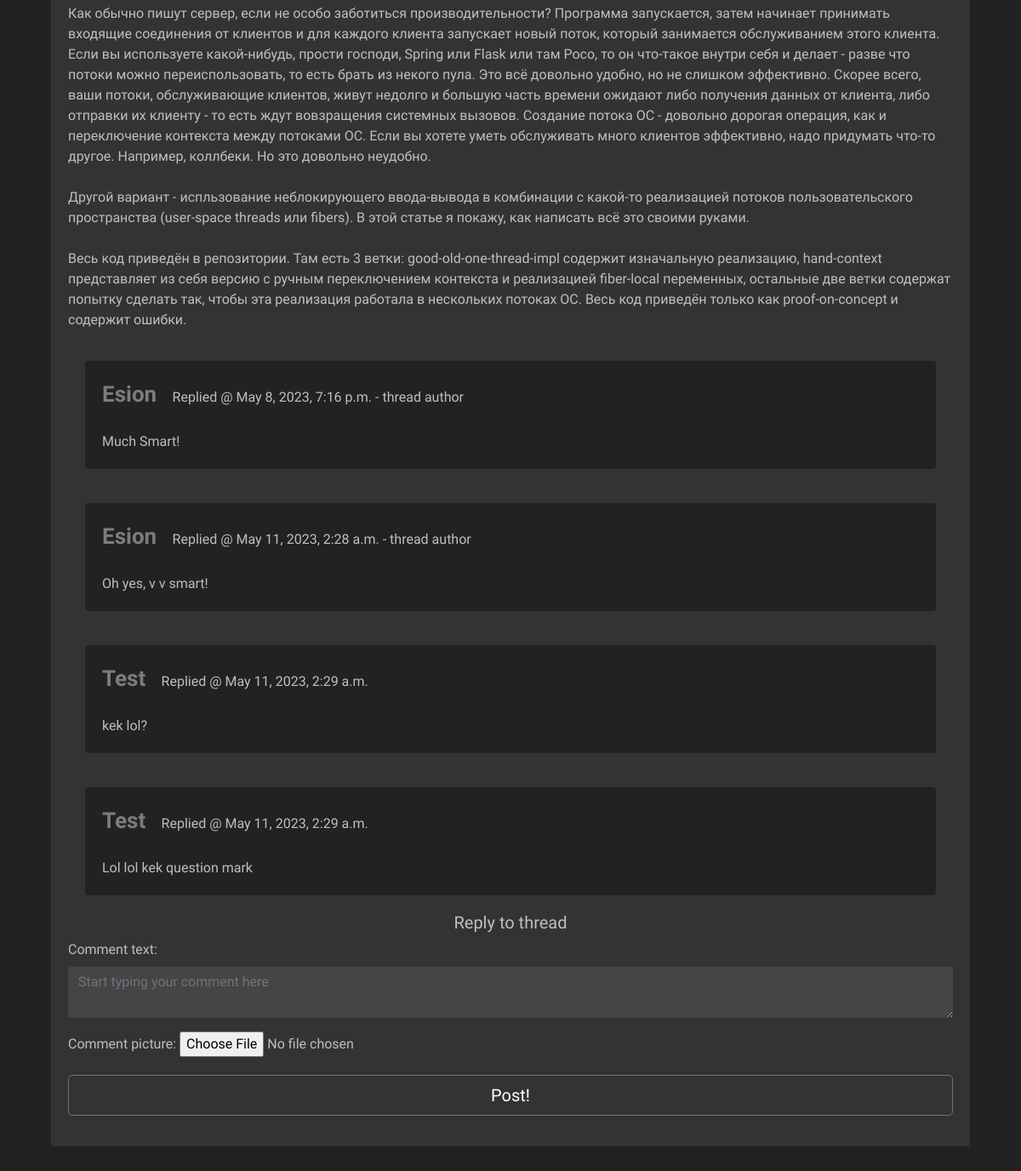
/board/4 (lower part), run on an earlier commit of the app's database.
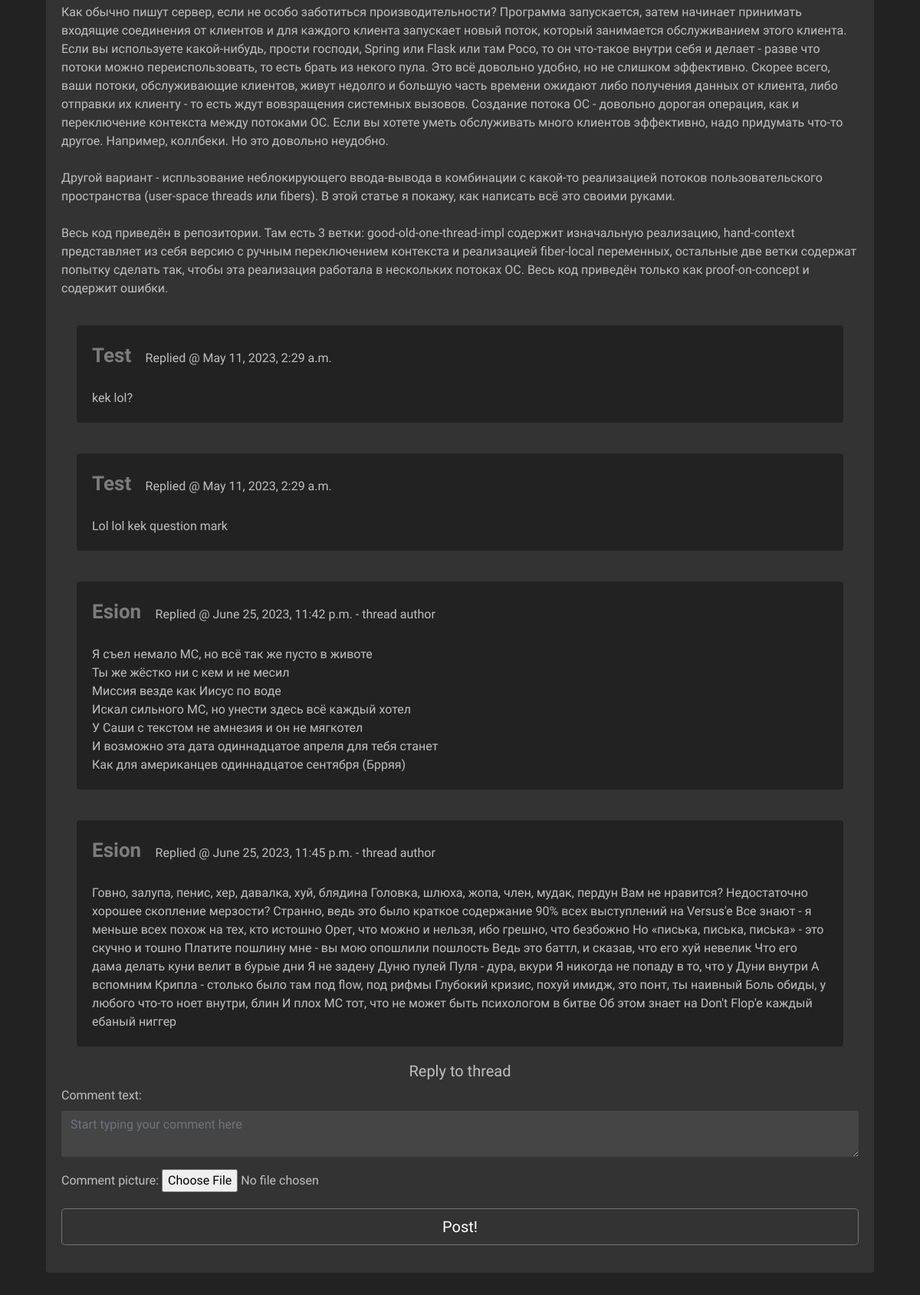
And on a later commit of the database.
### board/models.py (models this page shows, shortened)
class Thread(models.Model):
    def was_published_recently(self):
        now = timezone.now()
        return now - datetime.timedelta(days=1) <= self.pub_date <= now
    thread_title = models.CharField('Thread title', max_length=100)
    thread_text = models.TextField('Thread text', max_length=10000)
    pub_date = models.DateTimeField('Date published', auto_now=True)
    thread_author = models.CharField('Thread Author', max_length=150, blank=False, null=False)
    was_published_recently.admin_order_field = 'pub_date'
    was_published_recently.boolean = True
    was_published_recently.short_description = 'Published recently?'
    thread_pic = models.ImageField(upload_to=user_thread_directory_path, blank=True, null=True)
    language_code = models.IntegerField(blank=True, null=True, default=0)
    visible = models.BooleanField(blank=False, null=False, default=True)

class Comment(models.Model):
    comment_text = models.TextField('Comment text', max_length=10000)
    comment_post = models.ForeignKey(Thread,  on_delete=models.CASCADE)
    comment_author = models.CharField('Comment Author', blank=False, null=False, max_length=150)
    pub_date = models.DateTimeField('Date published', null=True, blank=True, auto_now=True)
    comment_pic = models.ImageField(upload_to=user_comment_directory_path, blank=True, null=True)
    visible = models.BooleanField(blank=False, null=False, default=True)

### board/views.py (the view, shortened to what this page needs)
# urls.py: path('<int:pk>', views.thread_view, name='thread'),
def thread_view(request, pk):
    username, loc_option = initial_check(request)
    thread = Thread.objects.get(id=pk)
    comments = Comment.objects.filter(comment_post=thread, visible=True)
    template = loader.get_template('board/thread.html')
    form = CommentForm()
    context = {
        'loc': loc_resolver('thread'),
        'lang': loc_option,
        'thread': thread,
        'form': form,
        'comments': comments,
        'username': username,
    }
    return HttpResponse(template.render(context, request))

### board/forms.py
class CommentForm(forms.ModelForm):
    comment_text = forms.CharField(max_length=10000, widget=forms.Textarea(attrs={'style':'background: #454545; color: #f9f9f9;', 'class':'form-control', 'rows':'2.5', 'placeholder':'Start typing your comment here', }))
    key = forms.IntegerField(widget=forms.HiddenInput, required=False)
    comment_pic = forms.ImageField(label='Comment picture', required=False, )
    class Meta:
        model = Comment
        fields = ('comment_text',)

### board/templatetags/loc_extra.py (called while the page is built)
@register.filter
def return_item(l, i):
    try:
        return l[i]
    except:
        return None

### board/views.py (called while the page is built)
def random_name():
    noun = ['Apple', 'Grape', 'Hero', 'Nickel', 'Zinc', 'Rock', 'Paper', 'Joker', 'Beat', 'Aug', 'Runner', 'Miracle']
    adjective = ['Shitty', 'Slippy', 'Explosive', 'Luminous', 'Advanced', 'Creative', 'Burning', 'Sweaty', 'Leet',
                 'Apex', 'Funny', 'Raging']
    tag = ['1', '2', '3', '4', '5', '6', '7', '8', '9', '0']
    randomized_tag = choices(tag, k=4)
    return ''.join(adjective[randint(0, len(adjective)-1)]) + '-' + ''.join(noun[randint(0, len(noun)-1)]) + '#' + \
           ''.join(randomized_tag)

def anonymous_validator(request):
    name = random_name()
    if 'Anonymous-Name' in request.session:
        for key, value in request.session.items():
            print('{} => {}'.format(key, value))
        return request.session['Anonymous-Name']
    else:
        request.session['Anonymous-Name'] = name
        for key, value in request.session.items():
            print('{} => {}'.format(key, value))
        return name

def initial_check(request):
    if request.user.is_authenticated:
        username = request.user.username
        loc_option = Hikka.objects.get(user=request.user.id).language_code
    else:
        username = anonymous_validator(request)
        loc_option = 0
    return username, loc_option

### board/templates/board/thread.html (shortened to what this page needs)
{% extends 'hat.html' %}
{% block content %}
{% load loc_extra %}
<div class="row col-">
        <div class="col-lg-12 col-sm-12 col-md-12 col-xl-12 content">
       <br />
<br>
            <form action="{% url 'Board:delete_thread' thread.id %}" method="POST">
<div class="card">
  <div class="card-body" id="<?php echo $thread['title']; ?>">
</form>
  <p><br /> {{ thread.thread_text|linebreaksbr }} </p>
        <div id="<?php echo $thread['id']; ?>" class="collapse show" role="tabpanel" aria-labelledby="headingOne" data-parent="#accordion">
      {% for comment in comments %}
            <div class="card-body">
	<div class="card" style="background-color: #222222">
		<div class="card-body">
 			<a class="userlk" href="{% url 'Board:guest' comment.comment_author %}" style="font-size: 26px;">
                {{ comment.comment_author }}
            </a>
            {{ loc.locThread.REPLIED|return_item:lang }} {{ comment.pub_date }}
            {% if comment.comment_author == thread.thread_author %}
            - {{ loc.locThread.AUTHOR|return_item:lang }}
            {% endif %}<br /> <br />
  {{ comment.comment_text|linebreaksbr }}
       </div> </div>
      </div>
            {% endfor %}
      <div class="card border-dark mb-3">
<h5 class="text-center">{{ loc.locThread.REPLY_TO_THREAD|return_item:lang }}</h5>
<form method="POST" enctype="multipart/form-data">
    {{ form.as_p }}
   <button name="cmm" type="submit" class="btn btn-secondary btn-lg btn-block">Post!</button>
</form>
</div>
    </div>
  </div>
</div>
<br />
</div>
  </body>
</html>
{% endblock %}

### board/templates/hat.html (shortened to what this page needs)
<!DOCTYPE html>
{% load loc_extra %}
<html lang="en"><head>
	<link rel="stylesheet" href="https://stackpath.bootstrapcdn.com/bootstrap/4.3.1/css/bootstrap.min.css">
     {% load static %}
    <link rel="stylesheet" href=" {% static 'css/master.css' %} " type="text/css">
  </head>
  <body>
<div class="container">
<div class="col-lg-12 head-block"><br>
{% block content %} {% endblock %}
</body>
</html>

### static/css/master.css (style rules this page uses)
.head-block,.top-menu,.top-material,.left-sidebar,.content { background:#222222; margin-bottom:5px; }
.head-block { height:40px; }
.content { border: none; }
.head-block { height:150px; background:right center no-repeat; }
.card { background: #333333; border: none; }
.btn-secondary { background: #333333; background-color: }
.userlk { font-weight: bold; }
body { font-family: 'Roboto Condensed', sans-serif; font-size: initial; }
a { color: #7c7c7c; font-size: initial; }
body { background: #222; color: #bfbfbf; }
.form-control { border: none; }

What changed in the data, as far as the page shows it:
removed Comment: comment_author "Esion", locThread.REPLIED|return_item "Replied @", pub_date "May 8, 2023, 7:16 p.m.", locThread.AUTHOR|return_item "thread author", comment_text "Much Smart!"
removed Comment: comment_author "Esion", locThread.REPLIED|return_item "Replied @", pub_date "May 11, 2023, 2:28 a.m.", locThread.AUTHOR|return_item "thread author", comment_text "Oh yes, v v smart!"
added Comment: comment_author "Esion", locThread.REPLIED|return_item "Replied @", pub_date "June 25, 2023, 11:42 p.m.", locThread.AUTHOR|return_item "thread author", comment_text "Я съел немало MC, но всё так же пусто в животе Ты же жёстко ни с кем и не месил Миссия везде как Иисус по воде Искал сильного MC, но унести здесь всё каждый хотел У Саши с текстом не амнезия и он не мягкотел И возможно эта дата одиннадцатое апреля для тебя станет Как для американцев одиннадцатое сентября (Брряя)"
added Comment: comment_author "Esion", locThread.REPLIED|return_item "Replied @", pub_date "June 25, 2023, 11:45 p.m.", locThread.AUTHOR|return_item "thread author", comment_text "Говно, залупа, пенис, хер, давалка, хуй, блядина Головка, шлюха, жопа, член, мудак, пердун Вам не нравится? Недостаточно хорошее скопление мерзости? Странно, ведь это было краткое содержание 90% всех выступлений на Versus'e Все знают - я меньше всех похож на тех, кто истошно Орет, что можно и нельзя, ибо грешно, что безбожно Но «писька, писька, писька» - это скучно и тошно Платите пошлину мне - вы мою опошлили пошлость Ведь это баттл, и сказав, что его хуй невелик Что его дама делать куни велит в бурые дни Я не задену Дуню пулей Пуля - дура, вкури Я никогда не попаду в то, что у Дуни внутри А вспомним Крипла - столько было там под flow, под рифмы Глубокий кризис, похуй имидж, это понт, ты…"
